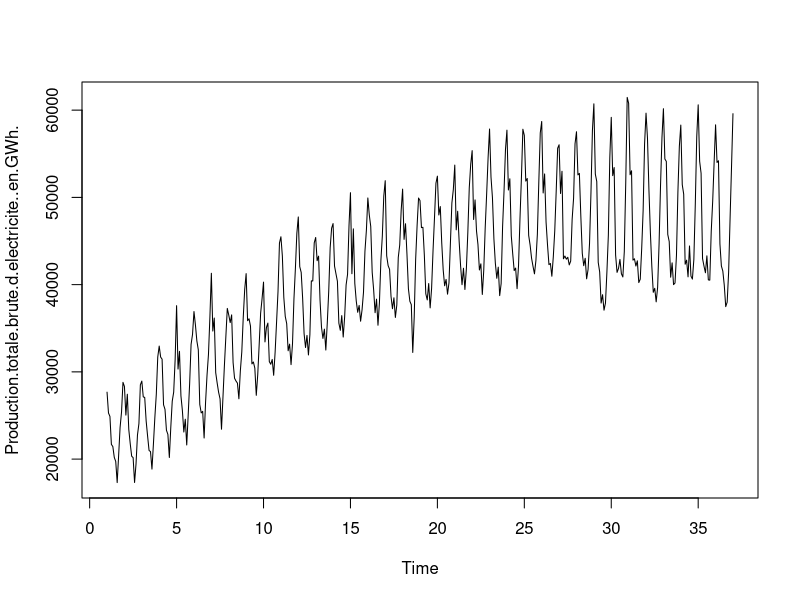
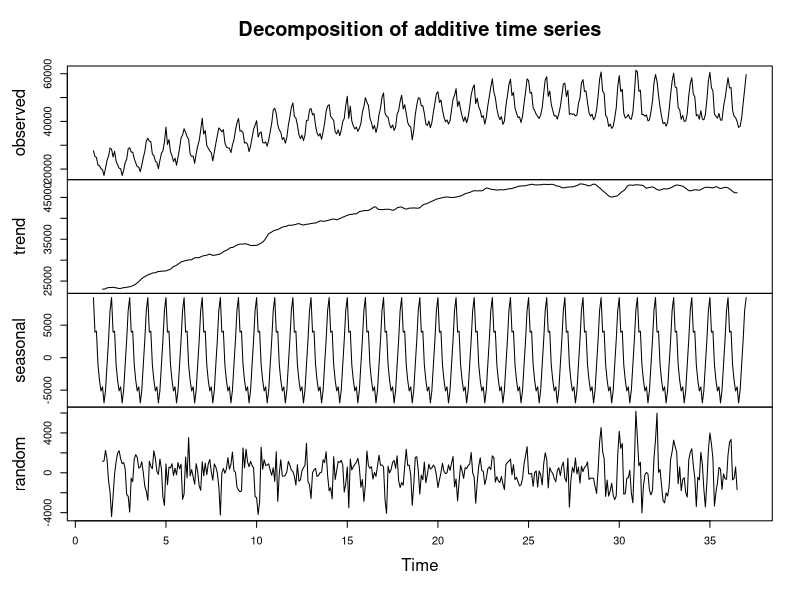
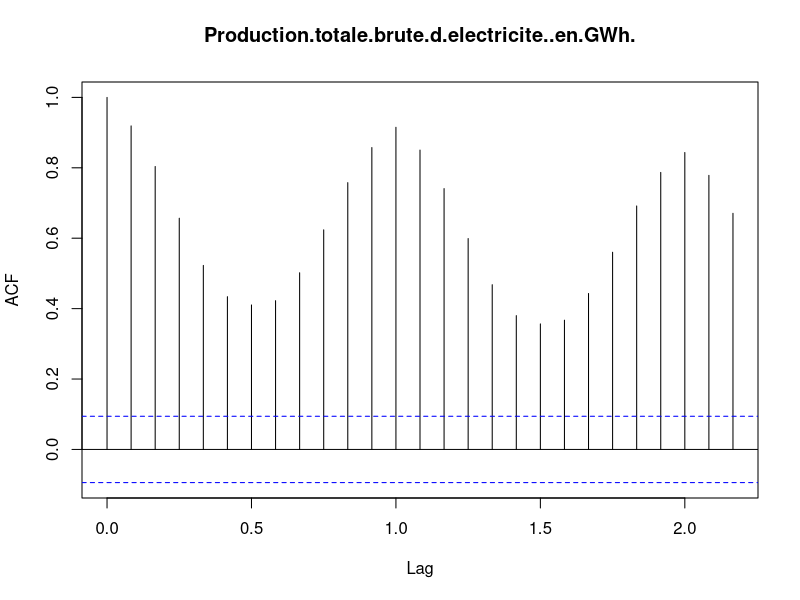
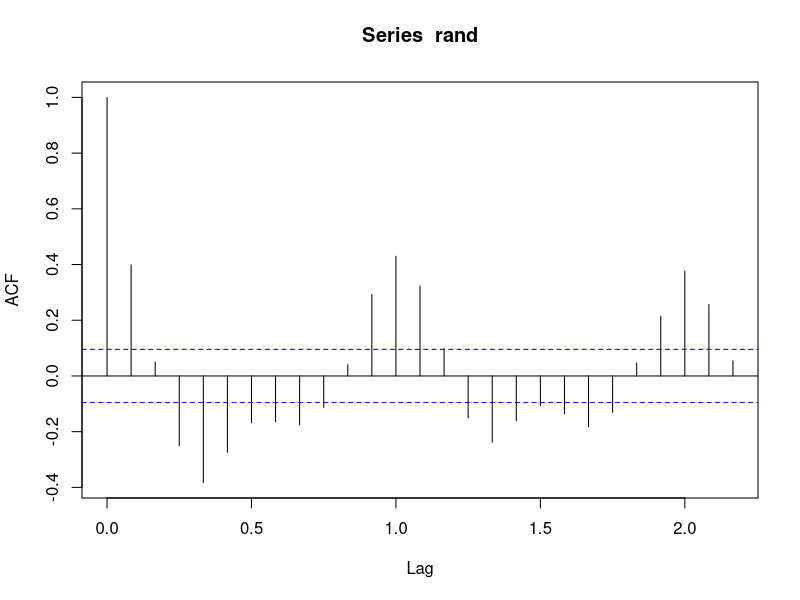
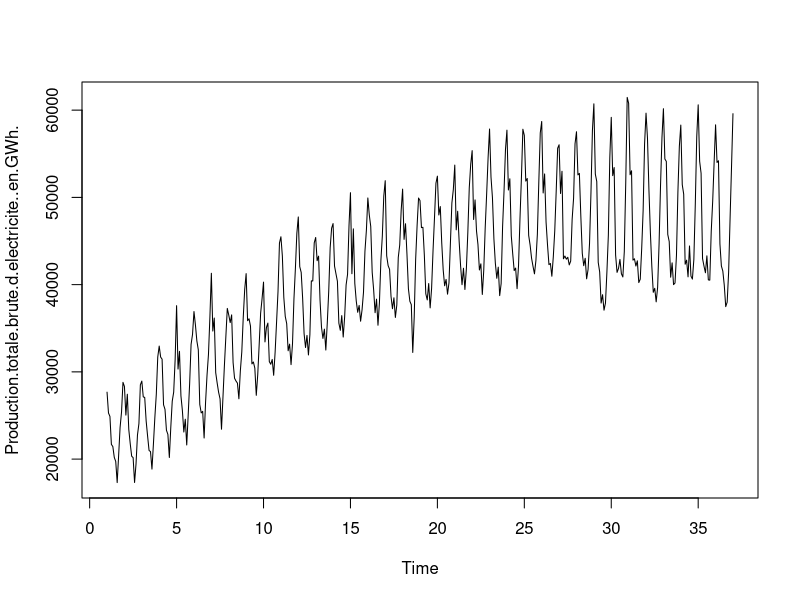
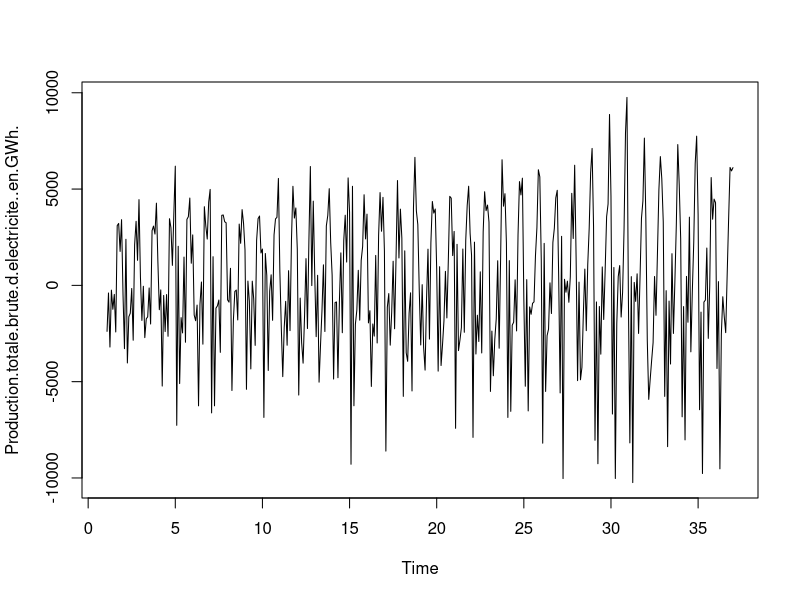
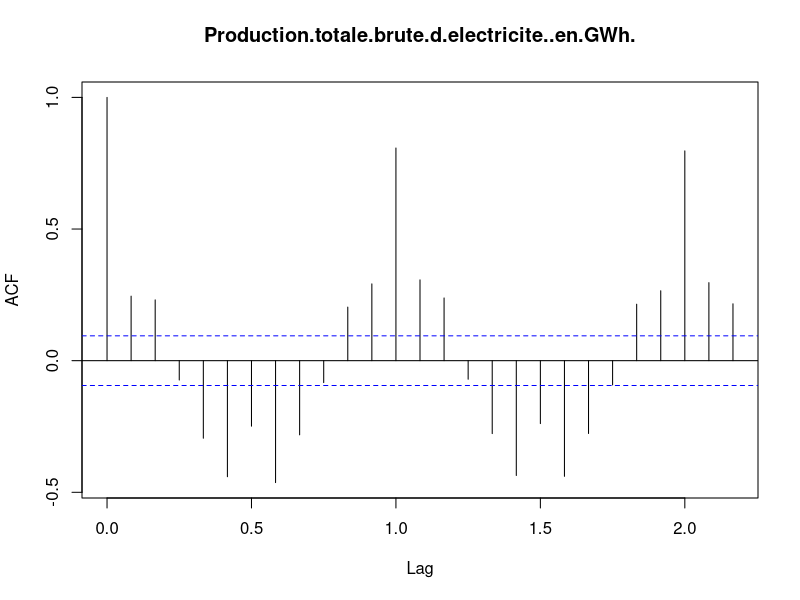
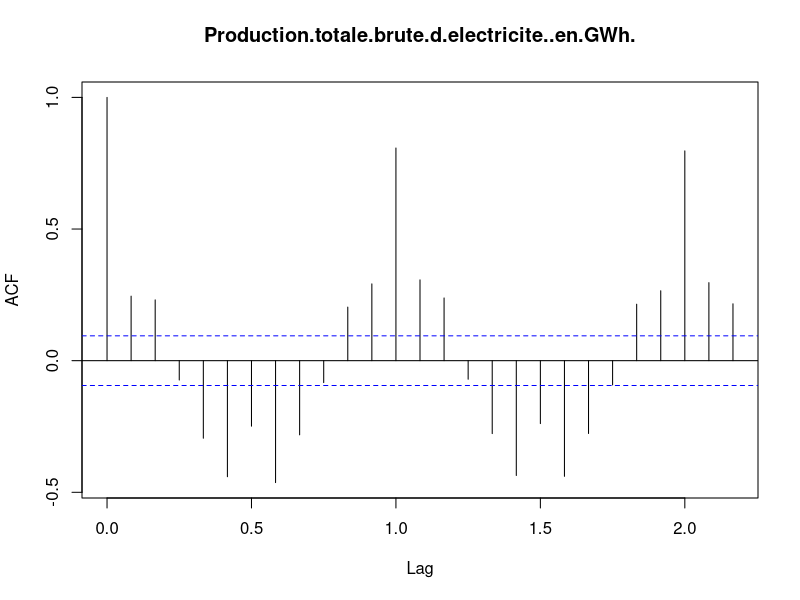

Write the R code that produced these figures, in order.
## ---- chunk 1
knitr::opts_chunk$set(echo = TRUE)
## ---- chunk 2
library(ggplot2) ; theme_set(theme_bw())
d <- read.csv(file="electricite_2.csv",header=TRUE) 
#d <- t(d)
#summary(d)
prod.tot <- ts(d['Production.totale.brute.d.electricite..en.GWh.'], frequency = 12)
plot(prod.tot)

decompose.prod.tot <- decompose(prod.tot, "additive")
#stl.prod.tot <- stl(d['Production.totale.brute.d.electricite..en.GWh.'],"periodic",1,NULL)
plot(decompose.prod.tot)
rand <- na.omit(decompose.prod.tot$random)
acf(prod.tot)
acf(rand)

plot(prod.tot)
plot(diff(prod.tot))
plot(acf(diff(prod.tot)))
plot(diff(diff(prod.tot)))
plot(acf(diff(diff(prod.tot))))
plot(diff(diff(diff(prod.tot))))

summary(prod.tot)
## ---- chunk 3
#stl.prod.tot <- stl(prod.tot,s.window = "periodic",s.degree = 1)
library(tseries)
library(forecast)
prod.tot.adjusted <- prod.tot - decompose.prod.tot$seasonal
plot(prod.tot.adjusted)
prod.tot.adjusted.diff <- diff(prod.tot.adjusted)
plot(prod.tot.adjusted.diff)

prod.tot.diff <- diff(prod.tot)
acf(prod.tot.diff)
pacf(prod.tot.diff)

#Test de Dickey-Fuller de racine unitaire
adf.test(prod.tot.adjusted.diff, alternative="stationary")
adf.test(diff(prod.tot), alternative="stationary")

acf(prod.tot.adjusted.diff)
pacf(prod.tot.adjusted.diff)

auto.arima(prod.tot.adjusted.diff, ic="bic")
## ---- chunk 4
arima(prod.tot.adjusted.diff, order=c(1,0,1), include.mean = F)
